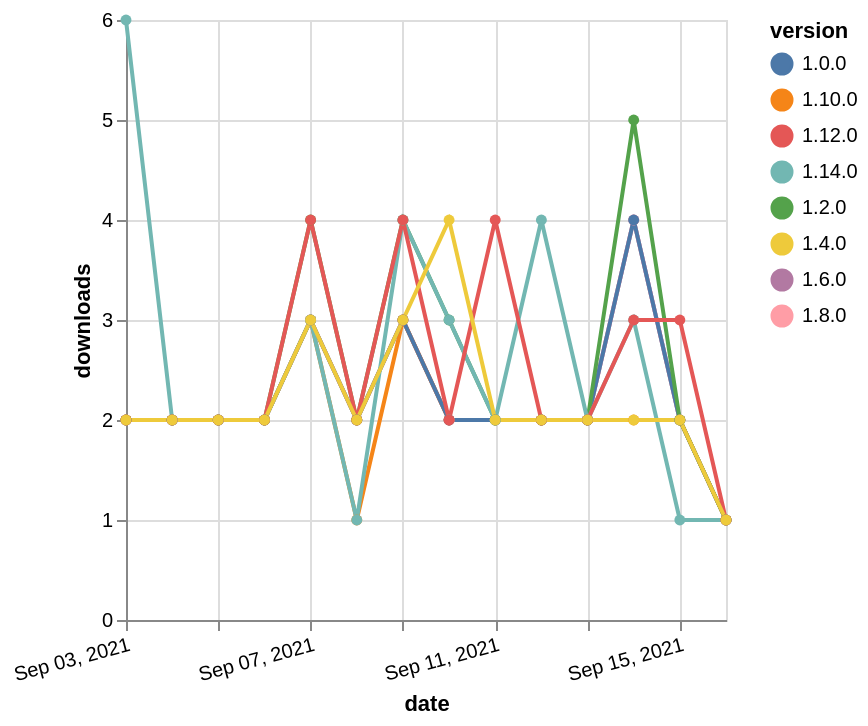

Specify this chart in Vega-Lite:
### Vega-Lite specification from a JSON file in a GitHub repository (floating-point values rounded to 4 significant figures)
{"$schema": "https://vega.github.io/schema/vega-lite/v5.json", "description": "A simple bar chart with embedded data.", "data": {"values": [{"date": "2021-09-03", "total": 1692, "delta": 2, "version": "1.6.0"}, {"date": "2021-09-04", "total": 1694, "delta": 2, "version": "1.6.0"}, {"date": "2021-09-05", "total": 1696, "delta": 2, "version": "1.6.0"}, {"date": "2021-09-06", "total": 1698, "delta": 2, "version": "1.6.0"}, {"date": "2021-09-07", "total": 1701, "delta": 3, "version": "1.6.0"}, {"date": "2021-09-08", "total": 1703, "delta": 2, "version": "1.6.0"}, {"date": "2021-09-09", "total": 1706, "delta": 3, "version": "1.6.0"}, {"date": "2021-09-10", "total": 1708, "delta": 2, "version": "1.6.0"}, {"date": "2021-09-11", "total": 1710, "delta": 2, "version": "1.6.0"}, {"date": "2021-09-12", "total": 1712, "delta": 2, "version": "1.6.0"}, {"date": "2021-09-13", "total": 1714, "delta": 2, "version": "1.6.0"}, {"date": "2021-09-14", "total": 1718, "delta": 4, "version": "1.6.0"}, {"date": "2021-09-15", "total": 1720, "delta": 2, "version": "1.6.0"}, {"date": "2021-09-16", "total": 1721, "delta": 1, "version": "1.6.0"}, {"date": "2021-09-03", "total": 1574, "delta": 2, "version": "1.8.0"}, {"date": "2021-09-04", "total": 1576, "delta": 2, "version": "1.8.0"}, {"date": "2021-09-05", "total": 1578, "delta": 2, "version": "1.8.0"}, {"date": "2021-09-06", "total": 1580, "delta": 2, "version": "1.8.0"}, {"date": "2021-09-07", "total": 1583, "delta": 3, "version": "1.8.0"}, {"date": "2021-09-08", "total": 1585, "delta": 2, "version": "1.8.0"}, {"date": "2021-09-09", "total": 1588, "delta": 3, "version": "1.8.0"}, {"date": "2021-09-10", "total": 1590, "delta": 2, "version": "1.8.0"}, {"date": "2021-09-11", "total": 1592, "delta": 2, "version": "1.8.0"}, {"date": "2021-09-12", "total": 1594, "delta": 2, "version": "1.8.0"}, {"date": "2021-09-13", "total": 1596, "delta": 2, "version": "1.8.0"}, {"date": "2021-09-14", "total": 1600, "delta": 4, "version": "1.8.0"}, {"date": "2021-09-15", "total": 1602, "delta": 2, "version": "1.8.0"}, {"date": "2021-09-16", "total": 1603, "delta": 1, "version": "1.8.0"}, {"date": "2021-09-03", "total": 1060, "delta": 2, "version": "1.10.0"}, {"date": "2021-09-04", "total": 1062, "delta": 2, "version": "1.10.0"}, {"date": "2021-09-05", "total": 1064, "delta": 2, "version": "1.10.0"}, {"date": "2021-09-06", "total": 1066, "delta": 2, "version": "1.10.0"}, {"date": "2021-09-07", "total": 1069, "delta": 3, "version": "1.10.0"}, {"date": "2021-09-08", "total": 1070, "delta": 1, "version": "1.10.0"}, {"date": "2021-09-09", "total": 1073, "delta": 3, "version": "1.10.0"}, {"date": "2021-09-10", "total": 1075, "delta": 2, "version": "1.10.0"}, {"date": "2021-09-11", "total": 1077, "delta": 2, "version": "1.10.0"}, {"date": "2021-09-12", "total": 1079, "delta": 2, "version": "1.10.0"}, {"date": "2021-09-13", "total": 1081, "delta": 2, "version": "1.10.0"}, {"date": "2021-09-14", "total": 1083, "delta": 2, "version": "1.10.0"}, {"date": "2021-09-15", "total": 1085, "delta": 2, "version": "1.10.0"}, {"date": "2021-09-16", "total": 1086, "delta": 1, "version": "1.10.0"}, {"date": "2021-09-03", "total": 2639, "delta": 2, "version": "1.0.0"}, {"date": "2021-09-04", "total": 2641, "delta": 2, "version": "1.0.0"}, {"date": "2021-09-05", "total": 2643, "delta": 2, "version": "1.0.0"}, {"date": "2021-09-06", "total": 2645, "delta": 2, "version": "1.0.0"}, {"date": "2021-09-07", "total": 2648, "delta": 3, "version": "1.0.0"}, {"date": "2021-09-08", "total": 2650, "delta": 2, "version": "1.0.0"}, {"date": "2021-09-09", "total": 2653, "delta": 3, "version": "1.0.0"}, {"date": "2021-09-10", "total": 2655, "delta": 2, "version": "1.0.0"}, {"date": "2021-09-11", "total": 2657, "delta": 2, "version": "1.0.0"}, {"date": "2021-09-12", "total": 2659, "delta": 2, "version": "1.0.0"}, {"date": "2021-09-13", "total": 2661, "delta": 2, "version": "1.0.0"}, {"date": "2021-09-14", "total": 2665, "delta": 4, "version": "1.0.0"}, {"date": "2021-09-15", "total": 2667, "delta": 2, "version": "1.0.0"}, {"date": "2021-09-16", "total": 2668, "delta": 1, "version": "1.0.0"}, {"date": "2021-09-03", "total": 2582, "delta": 2, "version": "1.2.0"}, {"date": "2021-09-04", "total": 2584, "delta": 2, "version": "1.2.0"}, {"date": "2021-09-05", "total": 2586, "delta": 2, "version": "1.2.0"}, {"date": "2021-09-06", "total": 2588, "delta": 2, "version": "1.2.0"}, {"date": "2021-09-07", "total": 2592, "delta": 4, "version": "1.2.0"}, {"date": "2021-09-08", "total": 2594, "delta": 2, "version": "1.2.0"}, {"date": "2021-09-09", "total": 2598, "delta": 4, "version": "1.2.0"}, {"date": "2021-09-10", "total": 2601, "delta": 3, "version": "1.2.0"}, {"date": "2021-09-11", "total": 2603, "delta": 2, "version": "1.2.0"}, {"date": "2021-09-12", "total": 2605, "delta": 2, "version": "1.2.0"}, {"date": "2021-09-13", "total": 2607, "delta": 2, "version": "1.2.0"}, {"date": "2021-09-14", "total": 2612, "delta": 5, "version": "1.2.0"}, {"date": "2021-09-15", "total": 2614, "delta": 2, "version": "1.2.0"}, {"date": "2021-09-16", "total": 2615, "delta": 1, "version": "1.2.0"}, {"date": "2021-09-03", "total": 245, "delta": 6, "version": "1.14.0"}, {"date": "2021-09-04", "total": 247, "delta": 2, "version": "1.14.0"}, {"date": "2021-09-05", "total": 249, "delta": 2, "version": "1.14.0"}, {"date": "2021-09-06", "total": 251, "delta": 2, "version": "1.14.0"}, {"date": "2021-09-07", "total": 254, "delta": 3, "version": "1.14.0"}, {"date": "2021-09-08", "total": 255, "delta": 1, "version": "1.14.0"}, {"date": "2021-09-09", "total": 259, "delta": 4, "version": "1.14.0"}, {"date": "2021-09-10", "total": 262, "delta": 3, "version": "1.14.0"}, {"date": "2021-09-11", "total": 264, "delta": 2, "version": "1.14.0"}, {"date": "2021-09-12", "total": 268, "delta": 4, "version": "1.14.0"}, {"date": "2021-09-13", "total": 270, "delta": 2, "version": "1.14.0"}, {"date": "2021-09-14", "total": 273, "delta": 3, "version": "1.14.0"}, {"date": "2021-09-15", "total": 274, "delta": 1, "version": "1.14.0"}, {"date": "2021-09-16", "total": 275, "delta": 1, "version": "1.14.0"}, {"date": "2021-09-03", "total": 748, "delta": 2, "version": "1.12.0"}, {"date": "2021-09-04", "total": 750, "delta": 2, "version": "1.12.0"}, {"date": "2021-09-05", "total": 752, "delta": 2, "version": "1.12.0"}, {"date": "2021-09-06", "total": 754, "delta": 2, "version": "1.12.0"}, {"date": "2021-09-07", "total": 758, "delta": 4, "version": "1.12.0"}, {"date": "2021-09-08", "total": 760, "delta": 2, "version": "1.12.0"}, {"date": "2021-09-09", "total": 764, "delta": 4, "version": "1.12.0"}, {"date": "2021-09-10", "total": 766, "delta": 2, "version": "1.12.0"}, {"date": "2021-09-11", "total": 770, "delta": 4, "version": "1.12.0"}, {"date": "2021-09-12", "total": 772, "delta": 2, "version": "1.12.0"}, {"date": "2021-09-13", "total": 774, "delta": 2, "version": "1.12.0"}, {"date": "2021-09-14", "total": 777, "delta": 3, "version": "1.12.0"}, {"date": "2021-09-15", "total": 780, "delta": 3, "version": "1.12.0"}, {"date": "2021-09-16", "total": 781, "delta": 1, "version": "1.12.0"}, {"date": "2021-09-03", "total": 2143, "delta": 2, "version": "1.4.0"}, {"date": "2021-09-04", "total": 2145, "delta": 2, "version": "1.4.0"}, {"date": "2021-09-05", "total": 2147, "delta": 2, "version": "1.4.0"}, {"date": "2021-09-06", "total": 2149, "delta": 2, "version": "1.4.0"}, {"date": "2021-09-07", "total": 2152, "delta": 3, "version": "1.4.0"}, {"date": "2021-09-08", "total": 2154, "delta": 2, "version": "1.4.0"}, {"date": "2021-09-09", "total": 2157, "delta": 3, "version": "1.4.0"}, {"date": "2021-09-10", "total": 2161, "delta": 4, "version": "1.4.0"}, {"date": "2021-09-11", "total": 2163, "delta": 2, "version": "1.4.0"}, {"date": "2021-09-12", "total": 2165, "delta": 2, "version": "1.4.0"}, {"date": "2021-09-13", "total": 2167, "delta": 2, "version": "1.4.0"}, {"date": "2021-09-14", "total": 2169, "delta": 2, "version": "1.4.0"}, {"date": "2021-09-15", "total": 2171, "delta": 2, "version": "1.4.0"}, {"date": "2021-09-16", "total": 2172, "delta": 1, "version": "1.4.0"}]}, "width": "container", "mark": {"type": "line", "point": {"filled": true}}, "encoding": {"x": {"field": "date", "type": "temporal", "timeUnit": "yearmonthdate", "title": "date", "axis": {"labelAngle": -15}}, "y": {"field": "delta", "type": "quantitative", "title": "downloads"}, "color": {"field": "version", "type": "nominal"}, "tooltip": {"field": "delta"}}}
